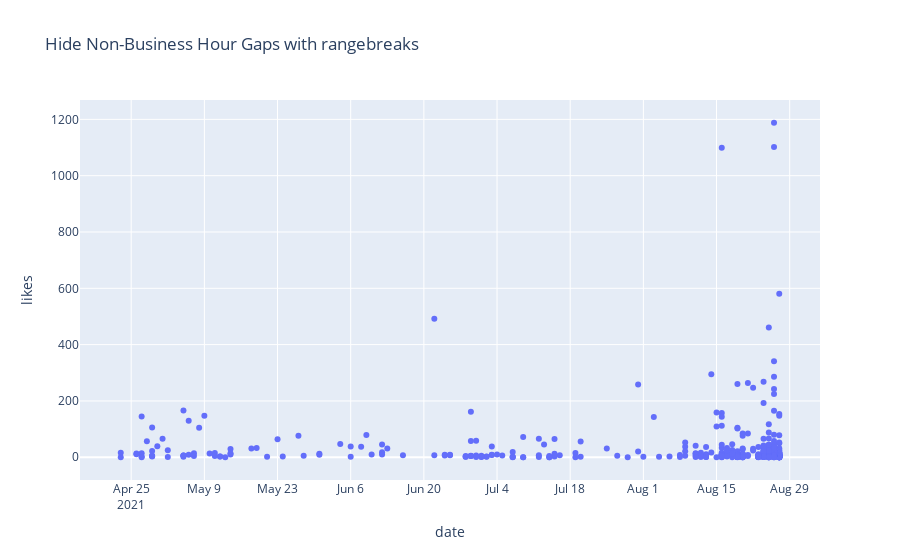

Write notebook code for a chart like this one.
### Code cell
fig.show()

### Figure 1 — Plotly figure (JSON) as saved in the notebook; plotly's stock layout.template omitted (floating-point values rounded to 4 significant figures; data arrays with more than 128 entries replaced by an {"elided": "..."} marker saying what was removed)
{"data": [{"customdata": {"elided": "511x1 str values"}, "hovertemplate": "date=%{x}<br>likes=%{y}<br>userid=%{customdata[0]}<extra></extra>", "legendgroup": "", "marker": {"color": "#636efa", "symbol": "circle"}, "mode": "markers", "name": "", "orientation": "v", "showlegend": false, "type": "scatter", "x": {"elided": "511 str values"}, "xaxis": "x", "y": {"elided": "511 int values"}, "yaxis": "y"}], "layout": {"legend": {"tracegroupgap": 0}, "title": {"text": "Hide Non-Business Hour Gaps with rangebreaks"}, "xaxis": {"anchor": "y", "domain": [0, 1], "title": {"text": "date"}}, "yaxis": {"anchor": "x", "domain": [0, 1], "title": {"text": "likes"}}}}
